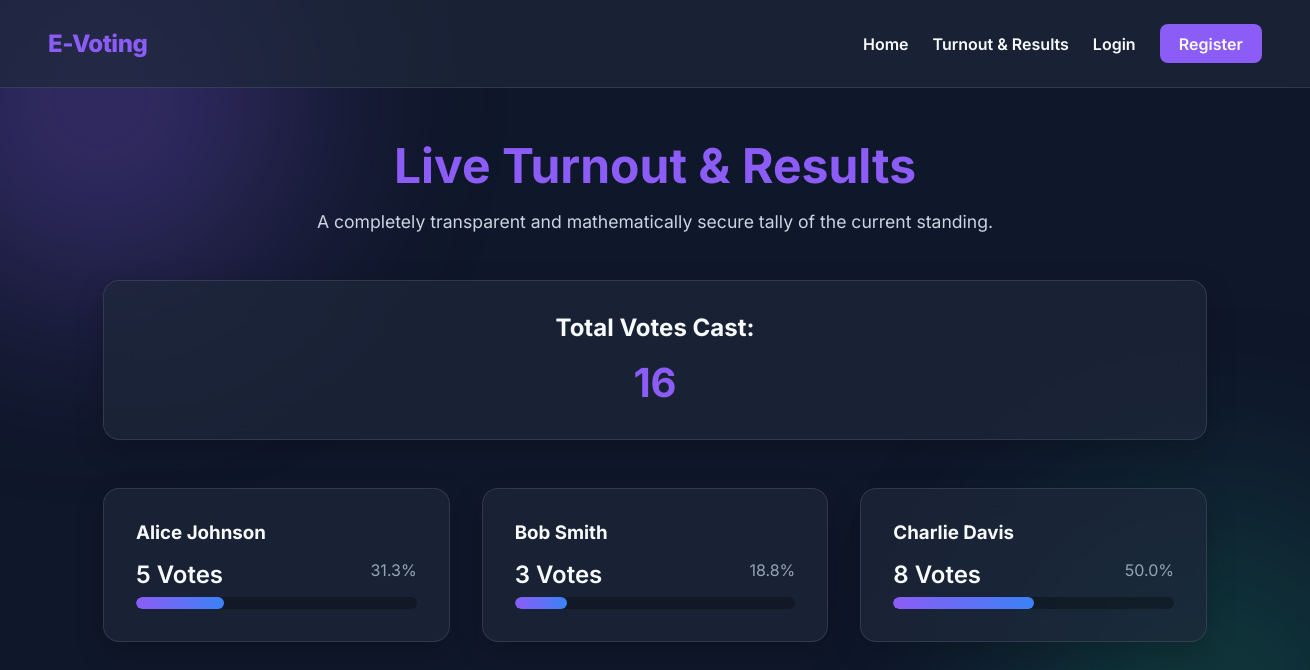
The app's page /results/ with its own data.
### voting/models.py (models this page shows, shortened)
class Candidate(models.Model):
    name = models.CharField(max_length=200)
    platform_description = models.TextField()
    image_url = models.URLField(blank=True, null=True, help_text="URL for the candidate's photo")

### voting/views.py (the view)
# urls.py: path('results/', views.results, name='results'),
def results(request):
    candidates = Candidate.objects.all()
    results_data = []
    total_votes = 0
    for candidate in candidates:
        count = candidate.votes.count()
        total_votes += count
        results_data.append({
            'name': candidate.name,
            'votes': count
        })
    for data in results_data:
        data['percentage'] = (data['votes'] / total_votes * 100) if total_votes > 0 else 0
    return render(request, 'voting/results.html', {
        'results_data': results_data,
        'total_votes': total_votes
    })

### templates/voting/results.html
{% extends 'base.html' %}
{% block content %}
<div style="text-align: center; margin-bottom: 3rem;">
    <h1 style="font-size: 3rem; margin-bottom: 1rem; color: var(--primary);">Live Turnout & Results</h1>
    <p style="font-size: 1.1rem; color: #cbd5e1;">A completely transparent and mathematically secure tally of the current standing.</p>
</div>
<div class="glass-card" style="margin-bottom: 3rem; text-align: center;">
    <h2>Total Votes Cast: <span style="font-size: 2.5rem; color: var(--primary); display: block; margin-top: 1rem;">{{ total_votes }}</span></h2>
</div>
<div class="grid">
    {% for res in results_data %}
        <div class="glass-card">
            <h3 style="margin-bottom: 1rem;">{{ res.name }}</h3>
            <div style="display: flex; justify-content: space-between; margin-bottom: 0.5rem;">
                <span style="font-weight: 600; font-size: 1.5rem;">{{ res.votes }} Votes</span>
                <span style="color: #94a3b8;">{{ res.percentage|floatformat:1 }}%</span>
            </div>
            <div style="width: 100%; height: 12px; background: rgba(0,0,0,0.3); border-radius: 6px; overflow: hidden;">
                <div style="height: 100%; width: {{ res.percentage|floatformat:1 }}%; background: linear-gradient(to right, #8b5cf6, #3b82f6); border-radius: 6px; transition: width 1s ease-out;"></div>
            </div>
        </div>
    {% endfor %}
</div>
{% endblock %}

### static/css/style.css (style rules this page uses)
:root { --bg-color: #0f172a; --text-color: #f8fafc; --primary: #8b5cf6; --primary-hover: #7c3aed; --danger: #ef4444; --success: #10b981; --glass-bg: rgba(30, 41, 59, 0.7); --glass-border: rgba(255, 255, 255, 0.1); }
* { box-sizing: border-box; margin: 0; padding: 0; font-family: 'Inter', sans-serif; }
body { background-color: var(--bg-color); color: var(--text-color); min-height: 100vh; display: flex; flex-direction: column; position: relative; overflow-x: hidden; }
body::before, body::after { content: ''; position: absolute; width: 400px; height: 400px; border-radius: 50%; filter: blur(100px); z-index: -1; animation: float 10s infinite ease-in-out alternate; }
body::before { background: rgba(139, 92, 246, 0.3); top: -100px; left: -100px; }
body::after { background: rgba(16, 185, 129, 0.2); bottom: -100px; right: -100px; animation-delay: 5s; }
.glass-card { background: var(--glass-bg); backdrop-filter: blur(16px); -webkit-backdrop-filter: blur(16px); border: 1px solid var(--glass-border); border-radius: 16px; padding: 2rem; box-shadow: 0 10px 30px rgba(0, 0, 0, 0.2); transition: transform 0.3s ease, border-color 0.3s ease; }
.grid { display: grid; grid-template-columns: repeat(auto-fill, minmax(300px, 1fr)); gap: 2rem; margin-top: 2rem; }

### records on screen
Candidate: name "Alice Johnson"
Candidate: name "Bob Smith"
Candidate: name "Charlie Davis"

### other values on screen
{{ total_votes }} "16"
{{ res.votes }} "5" "3" "8"
{{ res.percentage|floatformat:1 }} "31.3" "18.8" "50.0"
